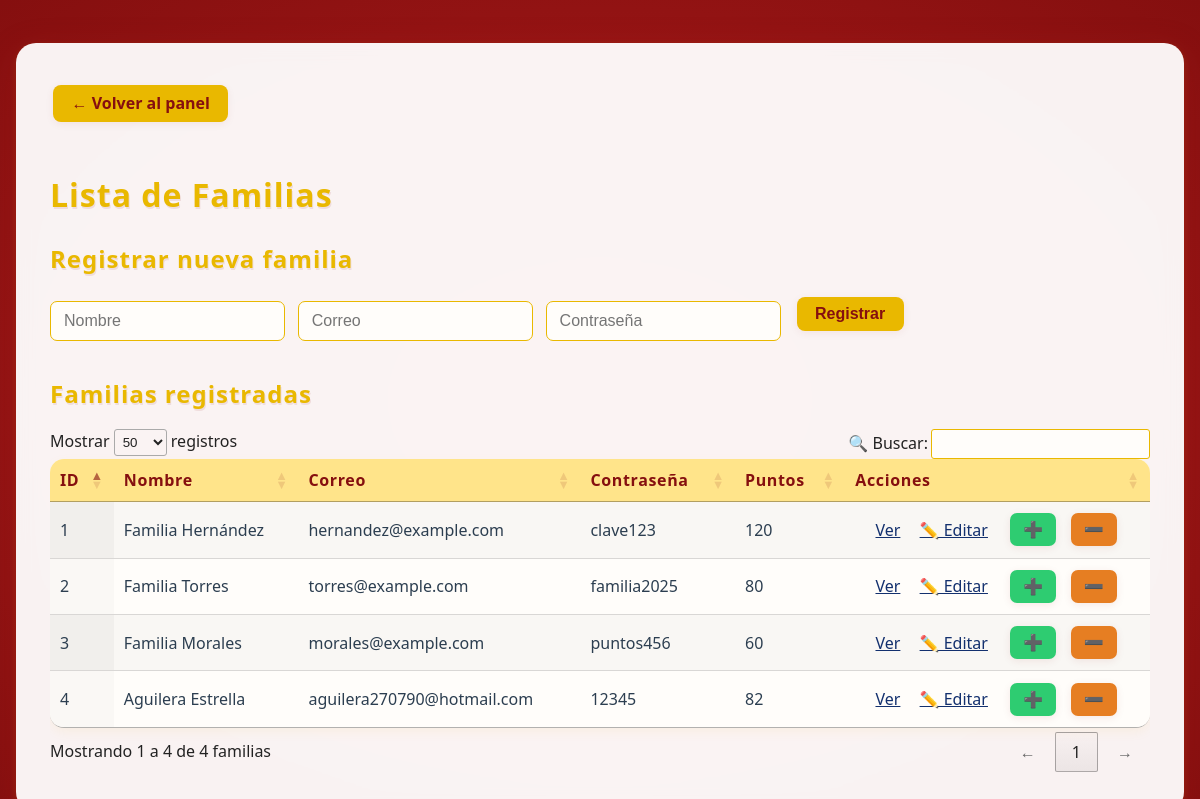
Page /lista_familias on the earlier database version.
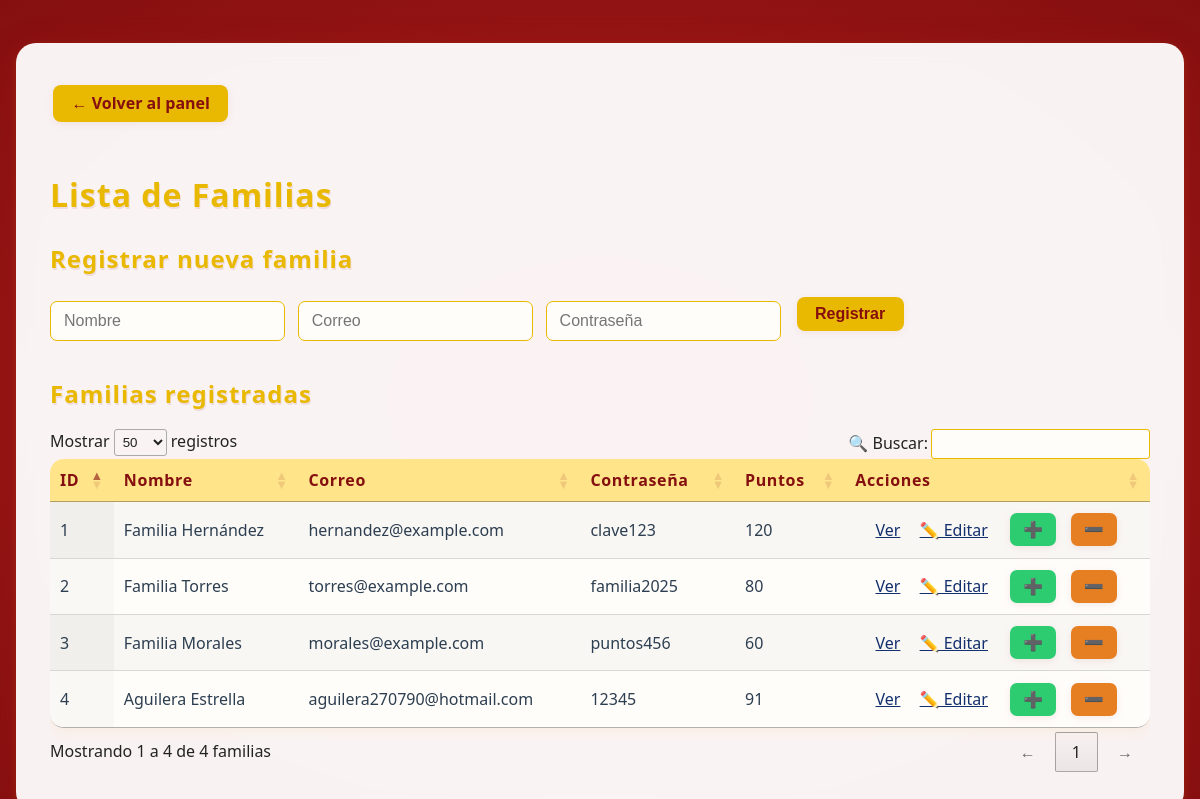
Same page on the later database version.
### app/models.py (models this page shows, shortened)
class Familia(db.Model):
    id = db.Column(db.Integer, primary_key=True)
    nombre = db.Column(db.String(100), nullable=False)
    correo = db.Column(db.String(100), unique=True, nullable=False)
    password = db.Column(db.String(100), nullable=False)
    puntos = db.Column(db.Integer, default=0)

### app/routes.py (the view, shortened to what this page needs)
@app.route('/lista_familias', methods=['GET', 'POST'])
def lista_familias():
    termino_busqueda = request.args.get('buscar', '').strip()
    if termino_busqueda:
        termino_normalizado = quitar_acentos(termino_busqueda.lower())
        familias = Familia.query.all()
        familias = [
            f for f in familias
            if termino_normalizado in quitar_acentos(f.nombre.lower())
        ]
    else:
        familias = Familia.query.all()
    return render_template('lista_familias.html', familias=familias, buscar=termino_busqueda)

### app/__init__.py (called while the page is built)
@app.before_request
def mantener_sesion_activa():
    session.permanent = True

### app/routes.py (called while the page is built)
@app.before_request
def refrescar_timeout():
    if "admin_id" in session:
        now = datetime.utcnow()
        last = session.get("last_activity", now)
        if hasattr(last, "tzinfo") and last.tzinfo is not None:
            last = last.astimezone(timezone.utc).replace(tzinfo=None)
        if now - last > timedelta(minutes=30):  # tu inactividad límite
            entry = LogEntry(
                user=session.get("nombre_usuario"),
                role=session.get("rol"),
                action="timeout sesión",
                entity="Admin",
                details="Cierre de sesión por inactividad"
            )
            db.session.add(entry)
            db.session.commit()
            session.clear()
            return redirect(url_for("login"))
        session["last_activity"] = now

### app/templates/lista_familias.html (shortened to what this page needs)
<!DOCTYPE html>
<html lang="es">
<head>
    <link rel="stylesheet" href="{{ url_for('static', filename='css/admin.css') }}">
    <link rel="stylesheet" href="https://cdn.datatables.net/1.13.6/css/jquery.dataTables.min.css">
</head>
<body>
    <div class="admin-contenedor">
        <a href="{{ url_for('panel_admin') }}" class="btn btn-primary" style="margin-bottom:1.4em;">← Volver al panel</a>
        <h1>Lista de Familias</h1>
        <h2>Registrar nueva familia</h2>
        <form method="POST" action="{{ url_for('lista_familias') }}" class="familia-form">
            <input type="text" name="nombre" placeholder="Nombre" required>
            <input type="email" name="correo" placeholder="Correo" required>
            <input type="password" name="password" placeholder="Contraseña" required>
            <button type="submit" class="btn btn-primary">Registrar</button>
        </form>
        <h2>Familias registradas</h2>
        <div class="table-responsive">
            <table id="tabla-familias" class="display">
                <thead>
                    <tr>
                        <th>ID</th>
                        <th>Nombre</th>
                        <th>Correo</th>
                        <th>Contraseña</th>
                        <th>Puntos</th>
                        <th>Acciones</th>
                    </tr>
                </thead>
                <tbody>
                    {% for f in familias %}
                    <tr>
                        <td>{{ f.id }}</td>
                        <td>{{ f.nombre }}</td>
                        <td>{{ f.correo }}</td>
                        <td>{{ f.password }}</td>
                        <td>{{ f.puntos }}</td>
                        <td class="acciones">
                            <a href="{{ url_for('ver_familia', familia_id=f.id) }}">Ver</a>
                            <a href="{{ url_for('editar_familia', familia_id=f.id) }}">✏️ Editar</a>
                            <button onclick="sumar({{ f.id }})" class="sumar" title="Sumar puntos">➕</button>
                            <button onclick="canjear({{ f.id }})" class="canjear" title="Canjear puntos">➖</button>
                        </td>
                    </tr>
                    {% endfor %}
                </tbody>
            </table>
        </div>
    </div>
</body>

Differences in the rows shown:
changed Familia "Aguilera Estrella": puntos "82" → "91"
